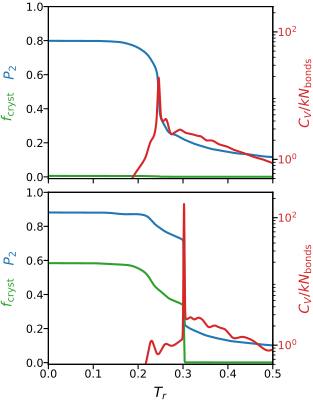

Python code for this plot:
#!/usr/bin/env python3
# -*- coding: utf-8 -*-
"""
created on Tue June 14 08:41:00 2021

@author: pierrekawak
"""

import sys
import numpy as np
import matplotlib.pyplot as plt
import random
import pandas as pd
import json

Nc    = 125
Nb    = 10
sigma = 1

WL_A_file_name   = "lx11.715077_ext_canon_distro.out"
WL_B_file_name   = "lx11.224_ext_canon_distro.out"

usecols          = (0,1,2,3,4,5)
names            = ['T', 'Em', 'Cv', 'q6', 'P2', 'n6']

WL_A_df          = pd.read_csv(WL_A_file_name, index_col=False, delimiter=' ', 
                                   usecols=usecols, names=names)
WL_B_df          = pd.read_csv(WL_B_file_name, index_col=False, delimiter=' ', 
                                   usecols=usecols, names=names)

Lx_A             = 11.715077
Lx_B             = 11.224

phi_A            = np.round(Nc*Nb*sigma**3/Lx_A**3*np.pi/6, 3)
phi_B            = np.round(Nc*Nb*sigma**3/Lx_B**3*np.pi/6, 3)
print(Lx_A, phi_A)
print(Lx_B, phi_B)

test = 0
if test:
  fig, ax = plt.subplots(2, 1, sharex=True, figsize=(3.13,2.0*2), constrained_layout=True)
else:
  fig, ax = plt.subplots(2, 1, sharex=True, figsize=(3.13,2.0*2))#, constrained_layout=True)

Nbond = Nc*(Nb-2)
#pu, = ax[0].plot(WL_A_df["T"], (WL_A_df["Em"]+Nbond)/Nbond, c=plt.get_cmap('tab10')(0), label=r"$\langle U \rangle_{\mathrm{norm}}$")
pp, = ax[0].plot(WL_A_df["T"], WL_A_df["P2"]              , c=plt.get_cmap('tab10')(0), label=r"$P_{2}$")
pq, = ax[0].plot(WL_A_df["T"], WL_A_df["n6"]              , c=plt.get_cmap('tab10')(2), label=r"$f_{\mathrm{cryst}}$")
ax2 = ax[0].twinx()
pc, = ax2.plot(WL_A_df["T"]  , WL_A_df["Cv"]/Nc/(Nb-2)    , c=plt.get_cmap('tab10')(3), label=r"$C_{V}/kN_{c}$")
ax2ylim1 = 0.5
ax2ylim2 = 250
ax2.set_ylim(ax2ylim1, ax2ylim2)
ax2.tick_params(axis='y', labelsize=8, labelcolor=plt.get_cmap('tab10')(3), pad=0)
ax2.set_yscale('log')
#ax2.set_ylabel(r"$\frac{C_{V}}{kN_{\mathrm{bonds}}}$", fontsize=12, color=plt.get_cmap('tab10')(3), labelpad=-3)
ax2.set_ylabel(r"$C_{V}/kN_{\mathrm{bonds}}$", fontsize=10, color=plt.get_cmap('tab10')(3), labelpad=0)
ax2.set_yticks([1, 100])
ax[0].tick_params(axis='both', labelsize=8, pad=0)
#ax[0].legend(handles=[pu, pp, pq, pc], loc='best', fontsize=8)#, prop={'size': 6})

from matplotlib.offsetbox import AnchoredOffsetbox, TextArea, HPacker, VPacker

#ybox1 = TextArea(r"$\langle U \rangle_{\mathrm{norm}}$", textprops=dict(color=plt.get_cmap('tab10')(0), size=10, rotation=90,ha='left',va='bottom'))
ybox2 = TextArea(r"$P_{2}$"                            , textprops=dict(color=plt.get_cmap('tab10')(0), size=10, rotation=90,ha='left',va='bottom'))
ybox3 = TextArea(r"$f_{\mathrm{cryst}}$"               , textprops=dict(color=plt.get_cmap('tab10')(2), size=10, rotation=90,ha='left',va='bottom'))

ybox = VPacker(children=[ybox2, ybox3], align="bottom", pad=0, sep=10)

anchored_ybox = AnchoredOffsetbox(loc=8, child=ybox, pad=0., frameon=False, bbox_to_anchor=(-0.175, 0.3), 
                                  bbox_transform=ax[0].transAxes, borderpad=0.)
ax[0].add_artist(anchored_ybox)

Nbond = Nc*(Nb-2)
#pu, = ax[1].plot(WL_B_df["T"], (WL_B_df["Em"]+Nbond)/Nbond, c=plt.get_cmap('tab10')(0), label=r"$\langle U \rangle_{\mathrm{norm}}$")
pp, = ax[1].plot(WL_B_df["T"], WL_B_df["P2"]              , c=plt.get_cmap('tab10')(0), label=r"$P_{2}$")
pq, = ax[1].plot(WL_B_df["T"], WL_B_df["n6"]              , c=plt.get_cmap('tab10')(2), label=r"$f_{\mathrm{cryst}}$")
ax2 = ax[1].twinx()
pc, = ax2.plot(WL_B_df["T"]  , WL_B_df["Cv"]/Nc/(Nb-2)    , c=plt.get_cmap('tab10')(3), label=r"$C_{V}/kN_{c}$")
ax2.set_ylim(ax2ylim1, ax2ylim2)
ax2.tick_params(axis='y', labelsize=8, labelcolor=plt.get_cmap('tab10')(3), pad=0)
ax2.set_yscale('log')
#ax2.set_ylabel(r"$\frac{C_{V}}{kN_{\mathrm{bonds}}}$", fontsize=12, color=plt.get_cmap('tab10')(3), labelpad=-3)
ax2.set_ylabel(r"$C_{V}/kN_{\mathrm{bonds}}$", fontsize=10, color=plt.get_cmap('tab10')(3), labelpad=0)
ax2.set_yticks([1, 100])
ax[1].tick_params(axis='both', labelsize=8, pad=0)
#ax[1].legend(handles=[pu, pp, pq, pc], loc='best', fontsize=8)#, prop={'size': 6})

anchored_ybox = AnchoredOffsetbox(loc=8, child=ybox, pad=0., frameon=False, bbox_to_anchor=(-0.175, 0.3), 
                                  bbox_transform=ax[1].transAxes, borderpad=0.)
ax[1].add_artist(anchored_ybox)

ax[1].set_xlabel(r"$T_{r}$", fontsize=10, labelpad=5)


if test == 0:
  plt.subplots_adjust(left=0.155, top=0.985, bottom=0.088, right=0.874, hspace=0.08)

ylim1 = -.01
ylim2 = 1
ax[0].set_ylim(ylim1, ylim2)
ax[1].set_ylim(ylim1, ylim2)
xlim1 = 0
xlim2 = 0.5
ax[0].set_xlim(xlim1, xlim2)
ax[1].set_xlim(xlim1, xlim2)
import os
basename = os.path.splitext(__file__)[0]
plt.savefig(basename+".pdf")
